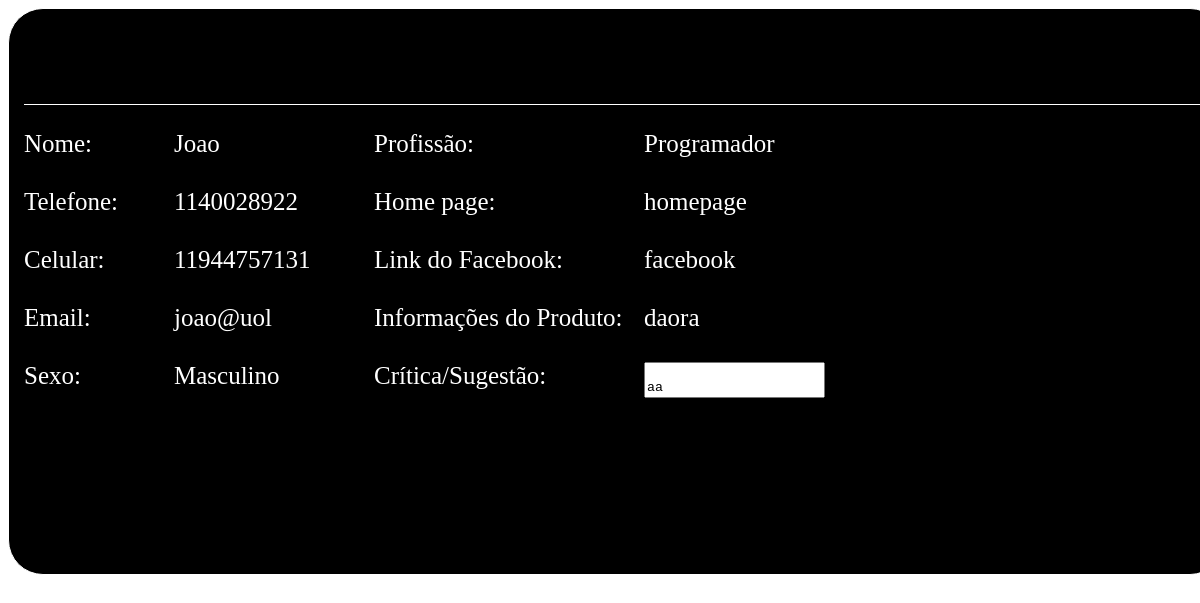
/CMS/modal_fale_conosco.php?idRegistro=6, run on the app's committed database.
### tables this page shows
CREATE TABLE `tbl_fale_conosco` (
  `id` int(11) NOT NULL AUTO_INCREMENT,
  `nome` varchar(40) NOT NULL,
  `telefone` varchar(15) DEFAULT NULL,
  `celular` varchar(15) DEFAULT NULL,
  `sexo` char(1) NOT NULL,
  `profissao` varchar(30) NOT NULL,
  `email` varchar(40) DEFAULT NULL,
  `homePage` varchar(100) DEFAULT NULL,
  `linkFacebook` varchar(100) DEFAULT NULL,
  `informacoesProduto` varchar(100) DEFAULT NULL,
  `critica` text,
  PRIMARY KEY (`id`)
);

### CMS/modal_fale_conosco.php (the view, shortened to what this page needs)
<?php
    $sexo = "";
    $conexao = getConexao();
    $id = $_GET['idRegistro'];
    $sql = "select * from tbl_fale_conosco where id = ".$id;
    $select = mysqli_query($conexao, $sql);
    $rsConsulta = mysqli_fetch_array($select);
    if($rsConsulta['sexo'] == 'm'){
        $sexo = "Masculino";
    }else if($rsConsulta['sexo'] == 'f'){
        $sexo = "Feminino";
    }
?>
<!doctype html>
<html>
    <head>
        <link type="text/css" rel="stylesheet" href="css/style.css">
    </head>
    <body>
        <div class="caixa_fale_form">
            <header>
                <div class="header">
                    <h1>Informações do Comentário</h1>
                </div>
            </header>
                <div class="caixa_form_esquerda">
                    <div class="caixa_form_esquerda_lbl">
                        <p>Nome:</p>
                        <p>Telefone:</p>
                        <p>Celular:</p>
                        <p>Email:</p>
                        <p>Sexo:</p>
                    </div>
                    <div class="caixa_form_esquerda_inputs">
                         <p><?php echo($rsConsulta['nome'])?></p>
                        <p><?php echo($rsConsulta['telefone'])?></p>
                        <p><?php echo($rsConsulta['celular'])?></p>
                        <p><?php echo($rsConsulta['email'])?></p>
                        <p><?php echo($sexo)?></p>
                    </div>
                </div>
                <div class="caixa_form_direita">
                    <div class="caixa_form_direita_lbl">
                        <p>Profissão:</p>
                        <p>Home page:</p>
                        <p>Link do Facebook:</p>
                        <p>Informações do Produto:</p>
                        <p>Crítica/Sugestão:</p>
                    </div>
                    <div class="caixa_form_direita_inputs">
                         <p><?php echo($rsConsulta['profissao'])?></p>
                        <p><?php echo($rsConsulta['homePage'])?></p>
                        <p><?php echo($rsConsulta['linkFacebook'])?></p>
                        <p><?php echo($rsConsulta['informacoesProduto'])?></p>
                        <textarea name="txtCritica" style="resize: none;" readonly>
                            <?php echo($rsConsulta['critica'])?>
                        </textarea>
                    </div>
                </div>
        </div>
    </body>
</html>

### CMS/css/style.css (style rules this page uses)
p, h1, h2, h3, a { padding: 0; margin: 0; text-decoration: none; }
.header { width: 100%; height: 80px; background-color: black; border-bottom: solid 1px white; margin-bottom: 25px; float: left; }
.caixa_fale_form { height: 550px; width: 1200px; border: solid 1px white; border-radius: 35px; padding-top: 15px; margin-left: auto; margin-right: auto; padding-left: 15px; background-color: black; }
.caixa_fale_form p { color: white; font-size: 20px; }
.caixa_form_esquerda p { font-size: 25px; margin-bottom: 30px; }
.caixa_form_esquerda_lbl { height: 100%; width: 150px; float: left; }
.caixa_form_direita p { font-size: 25px; margin-bottom: 30px; }
.caixa_form_direita_lbl { height: 100%; width: 250px; float: left; }
.caixa_form_direita_inputs { height: 100%; width: 320px; margin-left: 20px; float: left; }
.caixa_form_direita_inputs p { overflow-x: auto; }
.caixa_form_esquerda_inputs { height: 100%; width: 200px; float: left; }

### data on the page
tbl_fale_conosco: nome "Joao", telefone "1140028922", celular "11944757131", email "joao@uol", sexo "Masculino", profissao "Programador", homePage "homepage", linkFacebook "facebook", informacoesProduto "daora", txtCritica "aa"
